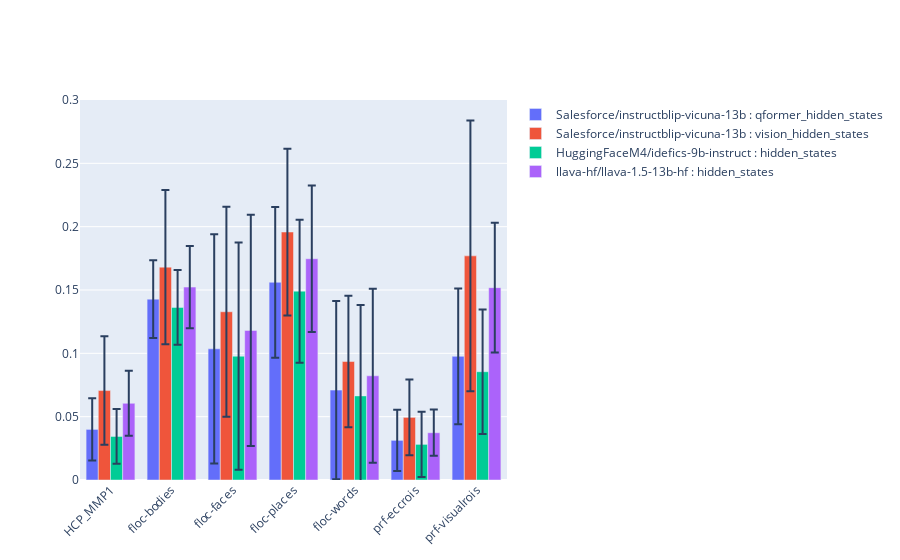

Source (notebook cell):
### Code cell
import plotly.graph_objects as go

fig = go.Figure()

for model_id in MODEL_IDS:
    hs_types = df[df["model_id"] == model_id]["hidden_state_name"].unique()
    roi_scores = {roi: 0 for roi in ROIS}
    roi_maxes = {roi: -1 for roi in ROIS}
    roi_mins = {roi: 1 for roi in ROIS}
    for hs_type in hs_types:
        for subject in SUBJECTS:
            for roi in ROIS:
                subject_roi_score = df[
                    (df["model_id"] == model_id) &
                    (df["roi"] == roi) &
                    (df["subject"] == subject) &
                    (df["hidden_state_name"] == hs_type)
                ]["score"].values[0]

                roi_scores[roi] += subject_roi_score
                roi_maxes[roi] = max(subject_roi_score, roi_maxes[roi])
                roi_mins[roi] = min(subject_roi_score, roi_mins[roi])

        for roi, score in roi_scores.items():
            roi_scores[roi] = score / 4

        error_y = {roi: 1 for roi in ROIS}
        for roi in ROIS:
            error_y[roi] = max(
                abs(roi_scores[roi] - roi_maxes[roi]),
                abs(roi_scores[roi] - roi_mins[roi]),
            )

        fig.add_trace(go.Bar(
            x=ROIS,
            y=[roi_scores[roi] for roi in ROIS],
            name=f"{model_id} : {hs_type}",
            error_y=dict(type="data", array=[error_y[roi] for roi in ROIS])
        ))

fig.update_layout(barmode="group", xaxis_tickangle=-45, yaxis_range=[0, 0.3])
fig.show()

### Figure 1 — Plotly figure (JSON) as saved in the notebook; plotly's stock layout.template omitted (floating-point values rounded to 4 significant figures)
{"data": [{"error_y": {"array": [0.02465, 0.03079, 0.09048, 0.05949, 0.07028, 0.02424, 0.05361], "type": "data"}, "name": "Salesforce/instructblip-vicuna-13b : qformer_hidden_states", "type": "bar", "x": ["HCP_MMP1", "floc-bodies", "floc-faces", "floc-places", "floc-words", "prf-eccrois", "prf-visualrois"], "y": [0.03995, 0.1428, 0.1035, 0.1561, 0.07096, 0.0313, 0.09763]}, {"error_y": {"array": [0.04286, 0.06087, 0.08294, 0.06582, 0.05186, 0.02983, 0.1068], "type": "data"}, "name": "Salesforce/instructblip-vicuna-13b : vision_hidden_states", "type": "bar", "x": ["HCP_MMP1", "floc-bodies", "floc-faces", "floc-places", "floc-words", "prf-eccrois", "prf-visualrois"], "y": [0.0706, 0.1681, 0.1328, 0.1958, 0.09352, 0.04945, 0.1769]}, {"error_y": {"array": [0.0216, 0.02948, 0.08972, 0.05647, 0.07182, 0.02578, 0.04908], "type": "data"}, "name": "HuggingFaceM4/idefics-9b-instruct : hidden_states", "type": "bar", "x": ["HCP_MMP1", "floc-bodies", "floc-faces", "floc-places", "floc-words", "prf-eccrois", "prf-visualrois"], "y": [0.03438, 0.1363, 0.09773, 0.1491, 0.0664, 0.02812, 0.08549]}, {"error_y": {"array": [0.02569, 0.03246, 0.09131, 0.05788, 0.0687, 0.01827, 0.05123], "type": "data"}, "name": "llava-hf/llava-1.5-13b-hf : hidden_states", "type": "bar", "x": ["HCP_MMP1", "floc-bodies", "floc-faces", "floc-places", "floc-words", "prf-eccrois", "prf-visualrois"], "y": [0.06054, 0.1523, 0.1181, 0.1747, 0.08226, 0.03732, 0.1519]}], "layout": {"autosize": true, "barmode": "group", "xaxis": {"autorange": true, "range": [-0.5, 6.5], "tickangle": -45, "type": "category"}, "yaxis": {"range": [0, 0.3], "type": "linear"}}}
